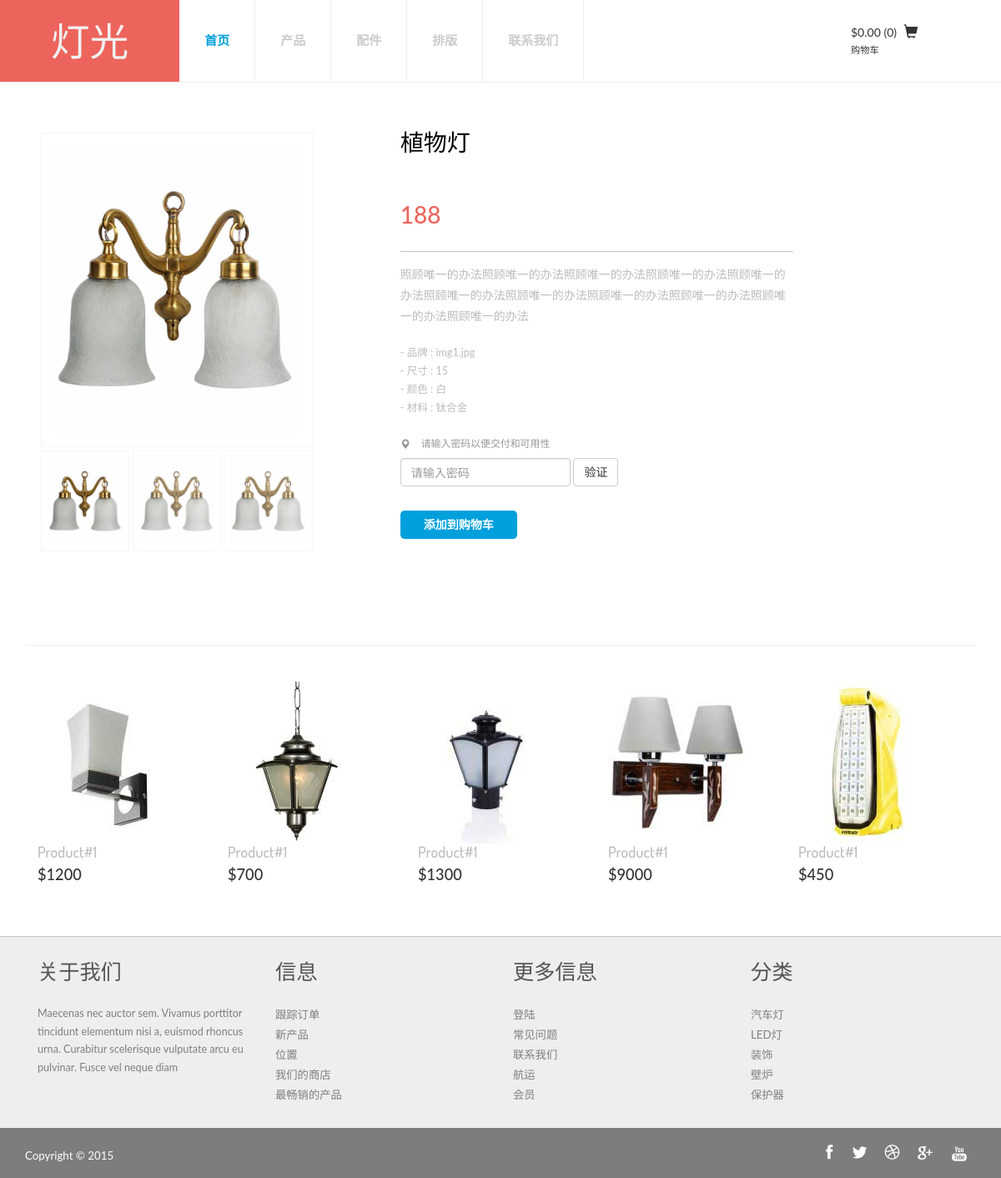
/single/1/, run on the app's committed database.
### lamp/models.py (models this page shows, shortened)
class Product(models.Model):
    name = models.CharField(max_length=30, verbose_name='产品名称')
    price = models.CharField(max_length=30, verbose_name='产品价格')
    img = models.FileField( verbose_name='产品图片')
    introduce = models.TextField( verbose_name='产品简介')
    brand = models.CharField(max_length=30, verbose_name='产品品牌')
    size = models.CharField(max_length=30, verbose_name='产品尺寸')
    color = models.CharField(max_length=30, verbose_name='产品颜色')
    material = models.CharField(max_length=30, verbose_name='产品材料')
    inventory = models.IntegerField(verbose_name='库存')
    number = models.IntegerField(default=0, verbose_name='已卖出数量')
    classfi = models.ForeignKey(Classification,on_delete=models.CASCADE)
    class Meta:
        verbose_name = '产品'
        verbose_name_plural = verbose_name

### lamp/views.py (the view)
# urls.py: url(r'^single/(\d+)/$', views.Single.as_view(), name='single'),
class Single(View):
    def get(self, request, id):
        product = models.Product.objects.get(pk=id)
        return render(request, 'single.html', locals())

### templates/single.html (shortened to what this page needs)
{% extends 'baes.html' %}
{% block link %}
<link href="/static/css/bootstrap.css" rel="stylesheet" type="text/css" media="all" />
<link href="/static/css/style.css" rel="stylesheet" type="text/css" media="all" />
<link href="/static/css/memenu.css" rel="stylesheet" type="text/css" media="all" />
<link href="css/form.css" rel="stylesheet" type="text/css" media="all" />
<link rel="stylesheet" href="/static/css/flexslider.css" type="text/css" media="screen" />
{% endblock %}
{% block body %}
<div class="product">
	 <div class="container">
		 <div class="product-price1">
			 <div class="top-sing">
				  <div class="col-md-7 single-top">
					 <div class="flexslider">
							  <ul class="slides">
								  {% if product %}
								  <li data-thumb="/static/media/{{ product.img }}">
									<div class="thumb-image"> <img src="/static/media/{{ product.img }}" data-imagezoom="true" class="img-responsive" alt=""/> </div>
								</li>
								  <li data-thumb="/static/media/{{ product.img }}">
									<div class="thumb-image"> <img src="/static/media/{{ product.img }}" data-imagezoom="true" class="img-responsive" alt=""/> </div>
								</li>
								  {% endif %}
							  </ul>
						</div>
				 </div>
			     <div class="col-md-5 single-top-in simpleCart_shelfItem">
					  <div class="single-para ">
						 <h4>{{ product.name }} </h4>
							<h5 class="item_price">{{ product.price }}</h5>
							<p class="para">{{ product.introduce }} </p>
							<div class="prdt-info-grid">
								 <ul>
									 <li>- 品牌 : {{ product.brand }}</li>
									 <li>- 尺寸 : {{ product.size }}</li>
									 <li>- 颜色 : {{ product.color }}</li>
									 <li>- 材料 : {{ product.material }}</li>
								 </ul>
							</div>
							<div class="check">
							 <p><span class="glyphicon glyphicon-map-marker" aria-hidden="true"></span>请输入密码以便交付和可用性</p>
							 <form class="navbar-form">
								  <div class="form-group">
									<input type="text" class="form-control" placeholder="请输入密码">
								  </div>
								  <button type="submit" class="btn btn-default">验证</button>
							 </form>
						    </div>
							<a href="#" class="add-cart item_add">添加到购物车</a>
					 </div>
				 </div>
					<div class="clearfix"> </div>
			 </div>
	     </div>
		 <div class="bottom-prdt">
			 <div class="btm-grid-sec">
				 <div class="col-md-2 btm-grid">
					 <a href="product.html">
						<img src="images/p3.jpg" alt=""/>
						<h4>Product#1</h4>
						<span>$1200</span></a>
				 </div>
				 <div class="col-md-2 btm-grid">
					 <a href="product.html">
						<img src="images/p10.jpg" alt=""/>
						<h4>Product#1</h4>
						<span>$700</span></a>
				 </div>
				 <div class="col-md-2 btm-grid">
					  <a href="product.html">
						<img src="images/p5.jpg" alt=""/>
						<h4>Product#1</h4>
						<span>$1300</span></a>
				 </div>
				 <div class="col-md-2 btm-grid">
					  <a href="product.html">
						<img src="images/p4.jpg" alt=""/>
						<h4>Product#1</h4>
						<span>$9000</span></a>
				 </div>
				 <div class="col-md-2 btm-grid">
					  <a href="product.html">
						<img src="images/p2.jpg" alt=""/>
						<h4>Product#1</h4>
						<span>$450</span></a>
				 </div>
			 </div>
		 </div>
	 </div>
</div>
{% endblock %}

### static/css/style.css (style rules this page uses)
body { background:#fff; font-family: 'Lato', sans-serif; }
ul { padding: 0; margin: 0; }
h1,h2,h3,h4,h5,h6,label,p { margin:0; }
.glyphicon { top: 2px; margin-right:5px; }
.product { padding:4em 0 3em; }
.item_add { color:#fff; text-decoration:none; font-weight:600; padding:0.5em 2em; display:inline-block; border-radius:5px; -moz-border-radius: 5px; -webkit-border-radius: 5px; -o-border-radius: 5px; margin: 1.5em 16px 0px 0px; background:#00a0dc; border:none; outline:none; }
.glyphicon-map-marker:before { content: "\e062"; color:#999; margin-right:8px; }
.top-sing { margin-bottom: 7em; }
.single-top { width: 32%; margin-right: 5em; }
.thumb-image { width: 323px; padding:1em; }
.thumb-image > img { width: 100%; }
.single-top-in { width: 61%; }
.single-para h4 { color: #000; font-size: 2em; font-family: 'Dosis-Medium'; }
p.para { font-size: 1em; color:#BDBCBC; line-height: 1.8em; }
.single-para h5 { color:#ed645c; font-size: 2em; border-bottom: 1px solid #C4C3C3; padding:1em 0; margin:1em 0 0.5em; }
.prdt-info-grid { margin:1.5em 0; }
.prdt-info-grid ul li { display:block; color:#BDBCBC; font-size:0.9em; padding:2px 0; }
.check p { font-size: 0.85em; display: inline-block; color: #999; }
.navbar-form { padding: 0!important; }
.btn-default { color: #333; background-color: #fff; border-color: #ccc; }
.btm-grid { border:1px solid #fff; padding:1em; width: 20%; float:left; }
.btm-grid a { text-decoration:none; }
.btm-grid h4 { color:#BDBCBC; font-size:1.3em; display:block; font-family: 'Dosis-Medium'; }
.btm-grid span { color:#333; font-size:1.3em; padding:4px 0; font-weight:500; display:inline-block; }
.bottom-prdt { margin-top:2em; padding-top:2em; border-top:1px solid #eee; }
@media (max-width: 1280px) { .single-top-in { width:44%; } }

### static/css/flexslider.css (style rules this page uses)
.slides, .slides > li, .flex-control-nav, .flex-direction-nav { margin: 0; padding: 0; list-style: none; }
.flexslider { margin: 0; padding: 0; }
.flexslider .slides > li { display: none; -webkit-backface-visibility: hidden; }
.flexslider .slides img { width: 100%; display: block; }
.flexslider .slides:after { content: "\0020"; display: block; clear: both; visibility: hidden; line-height: 0; height: 0; }
.flexslider { margin: 0 0 10px; background: #ffffff; border: 4px solid #ffffff; position: relative; zoom: 1; -webkit-border-radius: 4px; -moz-border-radius: 4px; border-radius: 4px; -webkit-box-shadow: '' 0 1px 4px rgba(0, 0, 0, 0.2); -moz-box-shadow: '' 0 1px 4px rgba(0, 0, 0, 0.2); -o-box-shadow: '' 0 1px 4px rgba(0, 0, 0, 0.2); box-shadow: '' 0 1px 4px rgba(0, 0, 0, 0.2); }
.flexslider .slides { zoom: 1; }
.flexslider .slides img { height: auto; }

### data on the page
Product: img (picture), name "植物灯", price "188", introduce "照顾唯一的办法照顾唯一的办法照顾唯一的办法照顾唯一的办法照顾唯一的办法照顾唯一的办法照顾唯一的办法照顾唯一的办法照顾唯一的办法照顾唯一的办法照顾唯一的办法", brand "img1.jpg", size "15", color "白", material "钛合金"
